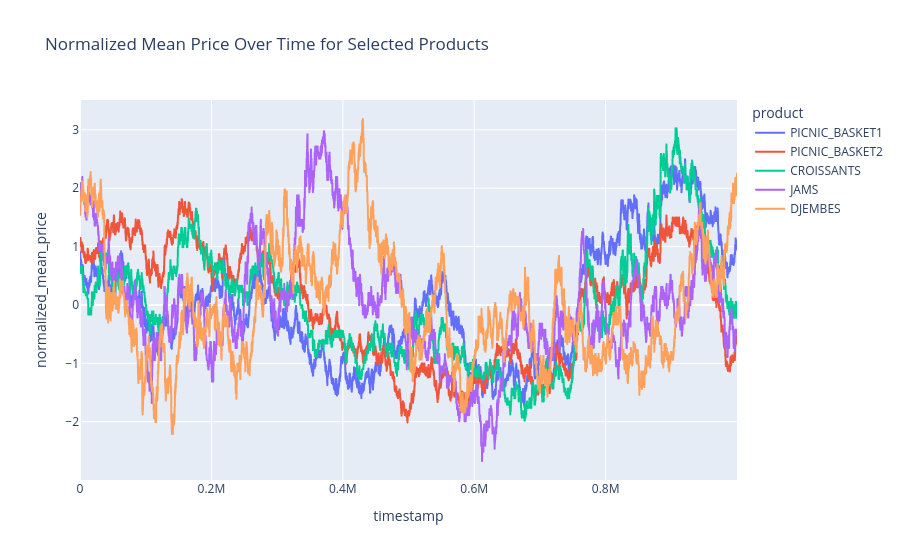

Here is the notebook cell this chart was saved with:
### Code cell
to_calc_products = [
    "PICNIC_BASKET1",
    "PICNIC_BASKET2",
    "CROISSANTS",
    "DJEMBES",
    "JAMS"
    ]
generate_for_day_normalised("1", to_calc_products)

### Figure 1 — Plotly figure (JSON) as saved in the notebook; plotly's stock layout.template omitted (floating-point values rounded to 4 significant figures; data arrays with more than 128 entries replaced by an {"elided": "..."} marker saying what was removed)
{"data": [{"hovertemplate": "product=PICNIC_BASKET1<br>timestamp=%{x}<br>normalized_mean_price=%{y}<extra></extra>", "legendgroup": "PICNIC_BASKET1", "line": {"color": "#636efa", "dash": "solid"}, "marker": {"symbol": "circle"}, "mode": "lines", "name": "PICNIC_BASKET1", "showlegend": true, "type": "scattergl", "x": {"elided": "10000 int values"}, "xaxis": "x", "y": {"elided": "10000 float values"}, "yaxis": "y"}, {"hovertemplate": "product=PICNIC_BASKET2<br>timestamp=%{x}<br>normalized_mean_price=%{y}<extra></extra>", "legendgroup": "PICNIC_BASKET2", "line": {"color": "#EF553B", "dash": "solid"}, "marker": {"symbol": "circle"}, "mode": "lines", "name": "PICNIC_BASKET2", "showlegend": true, "type": "scattergl", "x": {"elided": "10000 int values"}, "xaxis": "x", "y": {"elided": "10000 float values"}, "yaxis": "y"}, {"hovertemplate": "product=CROISSANTS<br>timestamp=%{x}<br>normalized_mean_price=%{y}<extra></extra>", "legendgroup": "CROISSANTS", "line": {"color": "#00cc96", "dash": "solid"}, "marker": {"symbol": "circle"}, "mode": "lines", "name": "CROISSANTS", "showlegend": true, "type": "scattergl", "x": {"elided": "10000 int values"}, "xaxis": "x", "y": {"elided": "10000 float values"}, "yaxis": "y"}, {"hovertemplate": "product=JAMS<br>timestamp=%{x}<br>normalized_mean_price=%{y}<extra></extra>", "legendgroup": "JAMS", "line": {"color": "#ab63fa", "dash": "solid"}, "marker": {"symbol": "circle"}, "mode": "lines", "name": "JAMS", "showlegend": true, "type": "scattergl", "x": {"elided": "10000 int values"}, "xaxis": "x", "y": {"elided": "10000 float values"}, "yaxis": "y"}, {"hovertemplate": "product=DJEMBES<br>timestamp=%{x}<br>normalized_mean_price=%{y}<extra></extra>", "legendgroup": "DJEMBES", "line": {"color": "#FFA15A", "dash": "solid"}, "marker": {"symbol": "circle"}, "mode": "lines", "name": "DJEMBES", "showlegend": true, "type": "scattergl", "x": {"elided": "10000 int values"}, "xaxis": "x", "y": {"elided": "10000 float values"}, "yaxis": "y"}], "layout": {"legend": {"title": {"text": "product"}, "tracegroupgap": 0}, "title": {"text": "Normalized Mean Price Over Time for Selected Products"}, "xaxis": {"anchor": "y", "domain": [0, 1], "title": {"text": "timestamp"}}, "yaxis": {"anchor": "x", "domain": [0, 1], "title": {"text": "normalized_mean_price"}}}}
